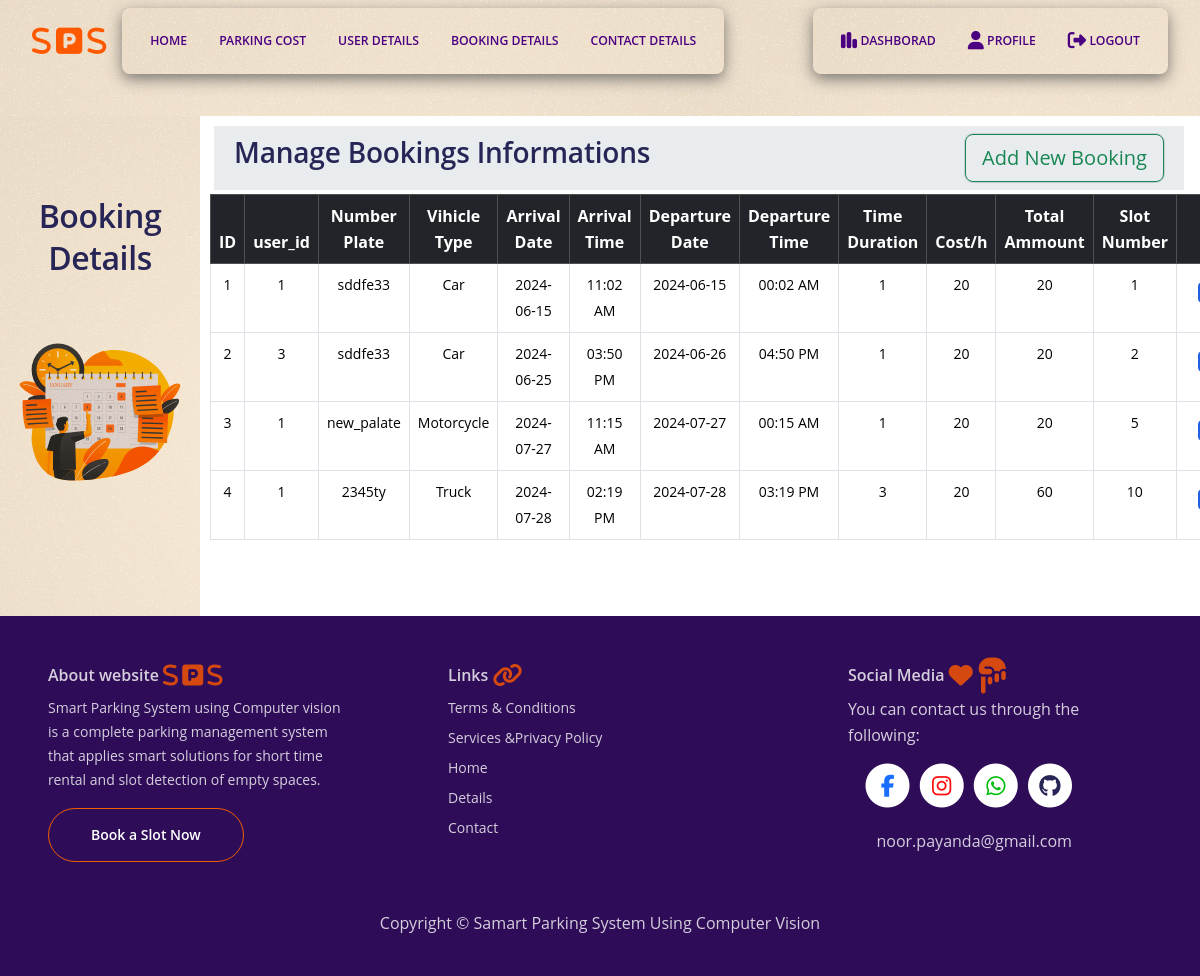
Page /view_booking (signed in) on the committed database.
### app.py (models this page shows)
class Bookings(db.Model, UserMixin):
    id = Column(Integer, primary_key = True)
    user_id = Column(Integer, ForeignKey('users.id'))  # Foreign key to user model
    number_plate = Column(String(50), nullable=False)
    vihicle_type = Column(String(50), nullable=True)
    arrival_date = Column(Date, nullable=False)
    arrival_time = db.Column(String(10), nullable=False)
    departure_date = Column(Date, nullable=False)
    departure_time = db.Column(String(10), nullable=False)
    time_duration = Column(Integer, nullable=True)
    cost_per_hour = Column(Integer, nullable=False, default=20)
    total_ammount = Column(Integer, nullable=True)
    slot_number = Column(Integer, nullable=False)

### app.py (the view)
@app.route("/view_booking", methods=['GET'])
@login_required
def view_booking():
    bookings = Bookings.query.all()
    if request.method == "GET":
        return render_template("view_booking.html", bookings = bookings)

### templates/view_booking.html (shortened to what this page needs)
{% if current_user.is_admin %}
{% extends "base2.html" %}
{% block left_title %}
<h2>Booking Details </h2>
{% endblock %}
{% block img %}
<img class="img-fluid" src="{{url_for('static', filename='images/view_booking.svg')}}" id="left_icon">
{% endblock %}
{% block right_centent %}
<h3>Manage Bookings Informations</h3>
{% endblock %}
{% block button %}
<a href="{{url_for('book')}}" type="button" class="btn btn-lg btn-outline-success my_shadow">
    Add New Booking
</a>
{% endblock %}
{% block table %}
<thead class="table-dark">
    <tr>
        <th>ID</th>
        <th>user_id</th>
        <th>Number Plate</th>
        <th>Vihicle Type </th>
        <th>Arrival Date</th>
        <th>Arrival Time</th>
        <th>Departure Date</th>
        <th>Departure Time</th>
        <th>Time Duration</th>
        <th>Cost/h</th>
        <th>Total Ammount</th>
        <th>Slot Number</th>
        <th>Action</th>
    </tr>
</thead>
<tbody class="text-center small">
    {% for book in bookings %}
    <tr>
        <td>{{ book.id}}</td>
        <td>{{ book.user_id}}</td>
        <td>{{book.number_plate}}</td>
        <td>{{book.vihicle_type}}</td>
        <td>{{book.arrival_date}}</td>
        <td>{{book.arrival_time}}</td>
        <td>{{book.departure_date}}</td>
        <td>{{book.departure_time}}</td>
        <td>{{book.time_duration}}</td>
        <td>{{book.cost_per_hour}}</td>
        <td>{{book.total_ammount}}</td>
        <td>{{book.slot_number}}</td>
        <td>
            <div class="btn-group gap-1 ">
                <a href="{{url_for('update_booking', id=book.id)}}" type="button" class="btn">
                    <i class="fa-solid fa-pen-to-square fa-xl" style="color: #215fe4;"></i>
                </a>
            </div>
        </td>
    </tr>
    {% endfor %}
</tbody>
{% endblock %}
{% endif %}

### templates/base2.html (shortened to what this page needs)
{% extends "base.html" %}
{% block content %}
<div class="container-fluid">
    <div class="row">
        <div class="col-sm-2 left-column">
            {% block left_title %}{% endblock %}
            {% block img %} {% endblock %}
        </div>
        <div class="col-sm-10 right-column">
            <div class="row p-2 bg-body-secondary mx-1 mb-1">
                <div class="col">
                    {% block right_centent %}{% endblock %}
                </div>
                <div class="col" style="text-align: right;">
                    {% block button %}{% endblock %}
                </div>
            </div>
            <div class=" row">
                <div class="table-responsive">
                    <table class="table table-hover table-bordered text-center">
                        {% block table %}{% endblock %}
                    </table>
                </div>
            </div>
        </div>
    </div>
</div>
{% endblock %}

### templates/base.html (shortened to what this page needs)
<!doctype html>
<html lang="en">
<head>
    <link href="https://cdn.jsdelivr.net/npm/bootstrap@5.3.3/dist/css/bootstrap.min.css" rel="stylesheet"
>
    <link rel="stylesheet" href="https://cdn.jsdelivr.net/npm/swiper@11/swiper-bundle.min.css" />
    <link rel="stylesheet" href="https://cdnjs.cloudflare.com/ajax/libs/cropperjs/2.0.1/cropper.css">
    <link rel="stylesheet" href="{{ url_for('static', filename='css/bootstrap.min.css') }}">
    <link rel="stylesheet" href="{{ url_for('static', filename='css/swiper-bundle.min.css')}}">
    <link rel="stylesheet" href="{{ url_for('static', filename='css/all.min.css') }}">
    <link rel="stylesheet" href="{{ url_for('static', filename='css/styles.css')}}">
    <link rel="stylesheet" href="{{ url_for('static', filename='css/nav.css')}}">
</head>
<body>
    {% include "nav.html" %}
    {% block content %}{% endblock %}
    {% include "footer.html" %}
</body>
</html>

### templates/nav.html (shortened to what this page needs)
<div class="container-fluid" style="height: 90px; background-image: url('../static/images/navbar.svg');">
    <nav class="navbar navbar-expand-lg pt-2 pb-3 fixed-top navigation" data-bs-theme="light">
        <div class="container-fluid">
            <a class="navbar-brand logo-image" href="{{ url_for('index') }}" title="Go to Home Page!">
                <span style="color: #ff5900;">
                    <i class="fa-solid fa-s fa-xl"></i>
                    <i class="fa-solid fa-square-parking fa-xl"></i>
                    <i class="fa-solid fa-s fa-xl"></i>
                </span>
            </a>
            <div class="offcanvas offcanvas-end offcanvas-size-xl" data-bs-scroll="true" tabindex="-1"
                id="offcanvasRight" aria-labelledby="offcanvasRightLabel">
                <div class="offcanvas-body">
                    <ul class="nav nav-pills nav-fill gap-2 p-3 small rounded-3 nav_shadow" id="nav_list" role="tablist"
                        style="--bs-nav-pills-link-active-bg: var(--bs-white);">
                        {% if current_user.is_authenticated or not current_user.is_authenticated %}
                        {% if current_user.is_authenticated and current_user.is_admin %}
                        <li class="nav-item" role="presentation">
                            <button class="nav-link rounded-3 " data-bs-toggle="tab" type="button" role="tab"
                                aria-selected="true">
                                <a href="{{url_for('index')}}">HOME</a>
                            </button>
                        </li>
                        <li class="nav-item" role="presentation">
                            <button class="nav-link rounded-3" data-bs-toggle="tab" type="button" role="tab"
                                aria-selected="true">
                                <a href="{{url_for('parking_cost')}}">PARKING COST</a>
                            </button>
                        </li>
                        <li class="nav-item" role="presentation">
                            <button class="nav-link rounded-3" data-bs-toggle="tab" type="button" role="tab"
                                aria-selected="true">
                                <a href="{{url_for('user_details')}}">USER DETAILS</a>
                            </button>
                        </li>
                        <li class="nav-item" role="presentation">
                            <button class="nav-link rounded-3" data-bs-toggle="tab" type="button" role="tab"
                                aria-selected="false"><a href="{{url_for('view_booking')}}">BOOKING DETAILS</a></button>
                        </li>
                        <li class="nav-item" role="presentation">
                            <button class="nav-link rounded-3" data-bs-toggle="tab" type="button" role="tab"
                                aria-selected="false"><a href="{{url_for('contact_details')}}">CONTACT DETAILS
                                </a></button>
                        </li>
                        {% endif %}
                        {% endif %}
                    </ul>
                    <ul class="nav nav-pills nav-fill gap-2 p-3 small rounded-3 nav_shadow" id="pillNav3" role="tablist"
                        style="--bs-nav-link-color: var(--bs-black);
                                                    --bs-nav-pills-link-active-color: var(--bs-primary); --bs-nav-pills-link-active-bg: var(--bs-white);">
                        {% if not current_user.is_authenticated %}
                        <li class="nav-item" role="presentation">
                            <button class="nav-link rounded-3 btn-success" data-bs-toggle="tab" type="button" role="tab"
                                title="Sign Up to website" aria-selected="false">
                                <a href="{{url_for('signup')}}">
                                    <i class="fa-solid fa-user-plus fa-xl"></i>
                                    SIGN UP
                                </a>
                            </button>
                        </li>
                        <li class="nav-item" role="presentation">
                            <button class="nav-link rounded-3 btn-outline-success" data-bs-toggle="tab" type="button"
                                role="tab" title="Login to website " aria-selected="false">
                                <a href="{{url_for('login')}}">
                                    <i class="fa-solid fa-right-to-bracket fa-xl"></i>
                                    LOG IN
                                </a>
                            </button>
                        </li>
                        {% else %}
                        {% if not current_user.is_admin %}
                        <li class="nav-item" role="presentation">
                            <button class="nav-link rounded-3 btn-outline-success" data-bs-toggle="tab" type="button"
                                role="tab" title="Logout from website" aria-selected="false">
                                <a href="{{url_for('logout')}}">
                                    <i class="fa-solid fa-right-from-bracket fa-xl"></i>
                                    LOGOUT
                                </a>
                            </button>
                        </li>
                        <li class="nav-item" role="presentation">
                            <button class="nav-link rounded-3 btn-outline-success" data-bs-toggle="tab" type="button"
                                role="tab" title="User Profile " aria-selected="false">
                                <a href="{{url_for('profile')}}">
                                    <i class="fa-solid fa-user fa-xl"></i>
                                    PROFILE
                                </a>
                            </button>
                        </li>
                        {% else %}
                        <li class="nav-item" role="presentation">
                            <button class="nav-link rounded-3 btn-outline-success" data-bs-toggle="tab" type="button"
                                role="tab" title="Admin Dashboard " aria-selected="false">
                                <a href="{{url_for('dashboard')}}">
                                    DASHBORAD
                                </a>
                            </button>
                        </li>
                        <li class="nav-item" role="presentation">
                            <button class="nav-link rounded-3 btn-outline-success" data-bs-toggle="tab" type="button"
                                role="tab" title="User Profile " aria-selected="false">
                                <a href="{{url_for('profile')}}">
                                    PROFILE
                                </a>
                            </button>
                        </li>
                        <li class="nav-item" role="presentation">
                            <button class="nav-link rounded-3 btn-outline-success" data-bs-toggle="tab" type="button"
                                role="tab" title="Logout from website" aria-selected="false">
                                <a href="{{url_for('logout')}}">
                                    LOGOUT
                                </a>
                            </button>
                        </li>
                        {% endif %}
                        {% endif %}
                    </ul>
                </div>
            </div>
        </div>
    </nav>
</div>

### templates/footer.html (shortened to what this page needs)
<div class="footer">
    <div class="container-fluid">
        <dov class="row">
            <div class="col-lg-4 px-5 mb-5">
                <h6>About website
                    <span style="color: #ff5900;">
                        <i class="fa-solid fa-s fa-xl"></i>
                        <i class="fa-solid fa-square-parking fa-xl"></i>
                        <i class="fa-solid fa-s fa-xl"></i>
                    </span>
                </h6>
                <p class="p-small">Smart Parking System using Computer vision is a complete parking management
                    system that applies smart solutions for short time rental and slot detection of empty spaces.</p>
                {% if not current_user.is_authenticated %}
                <a class="btn-outline-lg page-scroll" href="{{ url_for('signup') }}">Sign up for free</a>
                {% else %}
                <a class="btn-outline-lg page-scroll" href="{{ url_for('book') }}">Book a Slot Now</a>
                {% endif %}
            </div>
            <div class="col-lg-4 px-5">
                <h6>Links
                    <span style="color: #ff5900;">
                        <i class="fa-solid fa-link fa-xl"></i>
                    </span>
                </h6>
                <ul class="list-unstyled li-space-lg p-small">
                    <li><a href="{{ url_for('terms')}}">Terms & Conditions</a></li>
                    <li><a href="{{ url_for('services') }}"> Services &Privacy Policy</a></li>
                    <li><a href="{{ url_for('index')}}">Home</a></li>
                    <li><a href="{{ url_for('detail')}}">Details</a></li>
                    <li><a href="{{ url_for('contact')}}">Contact</a></li>
                </ul>
            </div>
            <div class="col-lg-4 px-5">
                <h6>Social Media
                    <span style="color: #ff5900;" <i class="fa-solid fa-heart fa-xl"></i>
                        <i class="fa-solid fa-hand-point-down fa-xl"></i>
                    </span>
                </h6>
                <p>You can contact us through the following:</p>
                <div class="footer-col third">
                    <span class="fa-stack">
                        <a href="https://www.facebook.com/norallah.payanda">
                            <i class="fas fa-circle fa-stack-2x"></i>
                            <i class="fab fa-facebook-f fa-stack-1x" style="color: rgb(26, 110, 255);"></i>
                        </a>
                    </span>
                    <span class="fa-stack">
                        <a href="https://www.instagram.com/__payanda/">
                            <i class="fas fa-circle fa-stack-2x"></i>
                            <i class="fab fa-instagram fa-stack-1x" style="color: rgb(255, 12, 12);"></i>
                        </a>
                    </span>
                    <span class="fa-stack">
                        <a href="tel:+93764728420">
                            <i class="fas fa-circle fa-stack-2x"></i>
                            <i class="fab fa-whatsapp fa-stack-1x" style="color: rgb(0, 189, 13);"></i>
                        </a>
                    </span>
                    <span class="fa-stack">
                        <a href="https://github.com/payanda">
                            <i class="fas fa-circle fa-stack-2x"></i>
                            <i class="fab fa-github fa-stack-1x"></i>
                        </a>
                    </span>
                    <p>
                        <a href="mailto:noor.payanda@gmail.com">
                            noor.payanda@gmail.com
                        </a>
                    </p>
                </div>
            </div>
        </dov>
        <div class="row ">
            <div class="col-lg-12 px-5 text-center">
                <p>Copyright © <a href="{{url_for('index')}}">Samart Parking System Using Computer
                        Vision</a></p>
            </div>
        </div>
    </div>
</div>

### rows in the picture
Bookings: id "1", user_id "1", number_plate "sddfe33", vihicle_type "Car", arrival_date "2024-06-15", arrival_time "11:02 AM", departure_date "2024-06-15", departure_time "00:02 AM", time_duration "1", cost_per_hour "20", total_ammount "20", slot_number "1"
Bookings: id "2", user_id "3", number_plate "sddfe33", vihicle_type "Car", arrival_date "2024-06-25", arrival_time "03:50 PM", departure_date "2024-06-26", departure_time "04:50 PM", time_duration "1", cost_per_hour "20", total_ammount "20", slot_number "2"
Bookings: id "3", user_id "1", number_plate "new_palate", vihicle_type "Motorcycle", arrival_date "2024-07-27", arrival_time "11:15 AM", departure_date "2024-07-27", departure_time "00:15 AM", time_duration "1", cost_per_hour "20", total_ammount "20", slot_number "5"
Bookings: id "4", user_id "1", number_plate "2345ty", vihicle_type "Truck", arrival_date "2024-07-28", arrival_time "02:19 PM", departure_date "2024-07-28", departure_time "03:19 PM", time_duration "3", cost_per_hour "20", total_ammount "60", slot_number "10"
